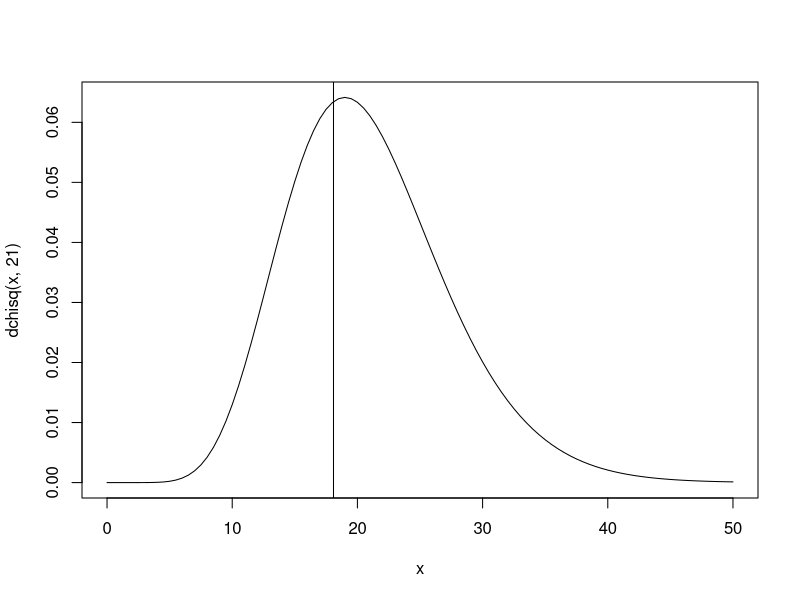

Write R code to recreate this figure.
## ---- chunk 1
knitr::opts_chunk$set(eval = FALSE)
knitr::opts_knit$set(root.dir = file.path('..', 'datasets'))
## ---- chunk 2
shuttle <- read.csv("shuttle.csv")
## ---- chunk 3
shuttle$n <- rep(6, nrow(shuttle))
## ---- chunk 4
shuttle_glm1 <- glm(n_damaged / n ~ temp + pressure + orbiter,
                    data = shuttle, family = binomial, weights = n)
summary(shuttle_glm1)
anova(shuttle_glm1, test = "Chisq")
## ---- chunk 5
shuttle_glm2 <- update(shuttle_glm1, . ~ . - orbiter - pressure)
anova(shuttle_glm2, test = "Chisq")
## ---- chunk 6
curve(dchisq(x, 21), from = 0, to = 50)
abline(v = 18.09)
## ---- chunk 7
shnew <- shuttle
## ---- chunk 8
pred_glm2 <- predict(shuttle_glm2, shnew, se.fit = TRUE, type = "response")
pred_glm2
## ---- chunk 9
CInterval <- c(pred_glm2$fit - qnorm(0.975) * pred_glm2$se.fit, 
               pred_glm2$fit + qnorm(0.975) * pred_glm2$se.fit)
CInterval
